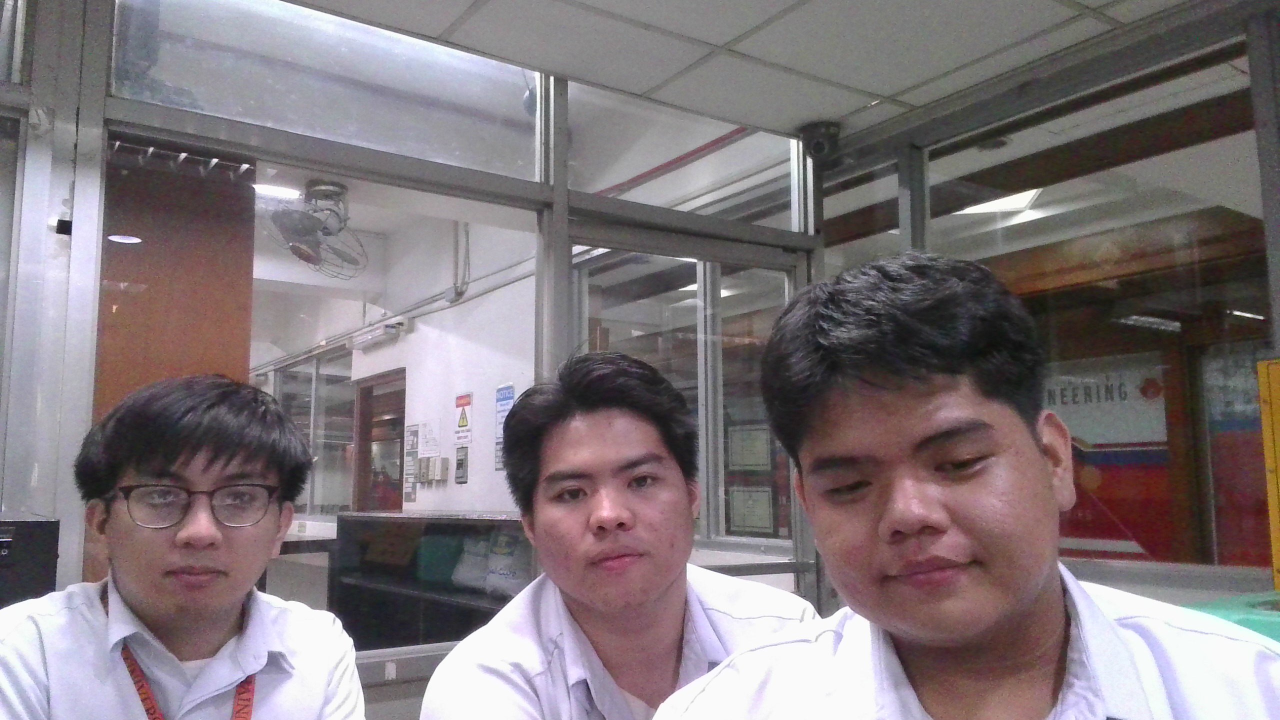
#> input picture MLP Lab 4/HOI.jpg, 2560 x 1440 px, given in place of the camera (shown at 1/2 size)
$ python Lab4Supple.py
#> lines starting #> are read from the running program, lines starting #| are printed output that depends on the picture
#> further down, frame is the input picture: shape (1440, 2560, 3); mean B, G, R 122, 118.1, 127.7
import cv2 as cv
import numpy as np
import matplotlib.pyplot as plt


cap = cv.VideoCapture(0)

if not cap.isOpened():
    print("Cannot open camera")
    exit()

def apply_filters(frame):
    # Resize the frame to a smaller size
    small_frame = cv.resize(frame, (0, 0), fx=0.5, fy=0.5)
    # Sobel XY
    sobelxy = cv.Sobel(small_frame, cv.CV_64F, dx=1, dy=1, ksize=5)
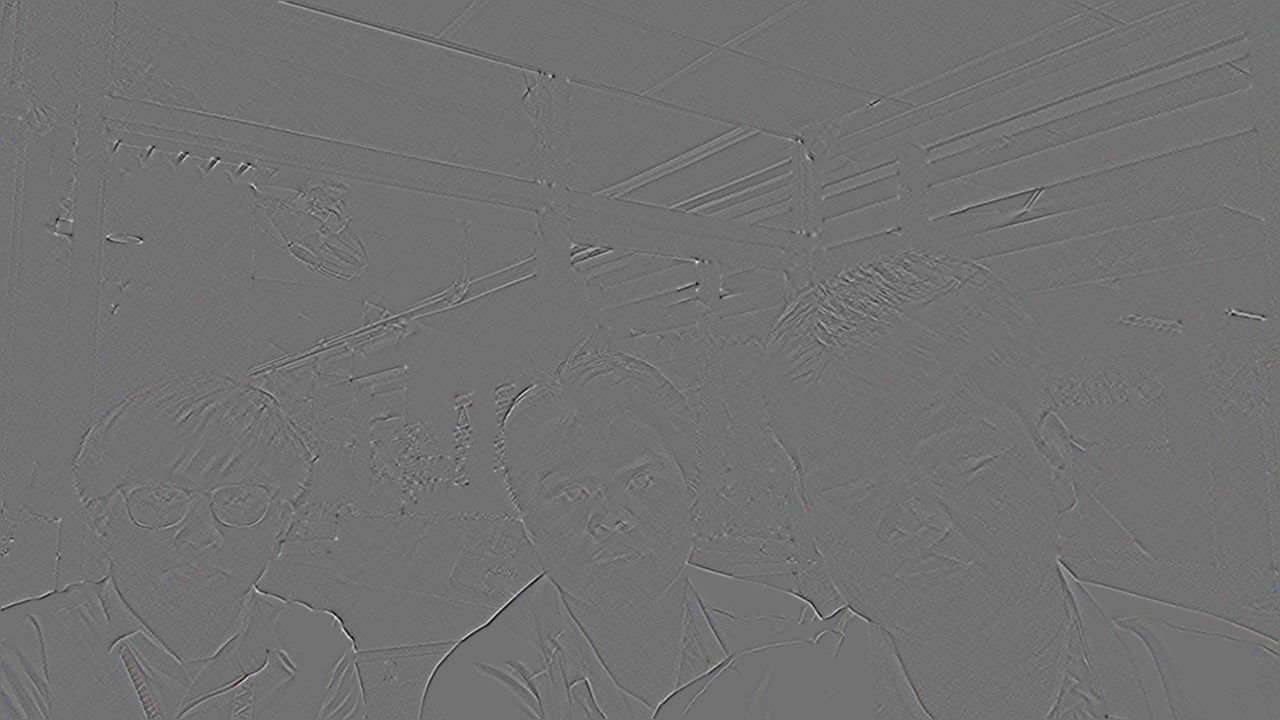
#> sobelxy: shape (720, 1280, 3) float64; mean B, G, R 0, 0, 0; drawn with min black and max white
    filtered_sobelxy = cv.convertScaleAbs(sobelxy)
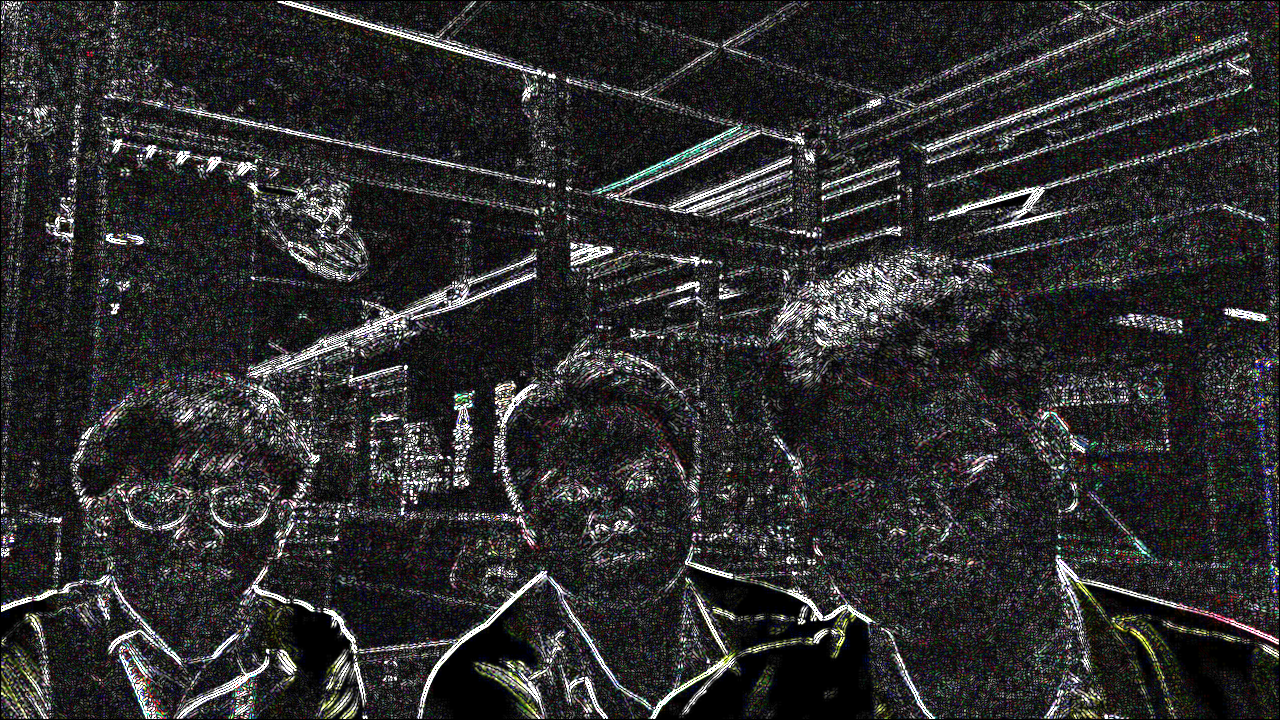
#> filtered_sobelxy: shape (720, 1280, 3); mean B, G, R 46, 45.4, 45.6
    # Canny Edge
    canny = cv.Canny(small_frame, 50, 150)
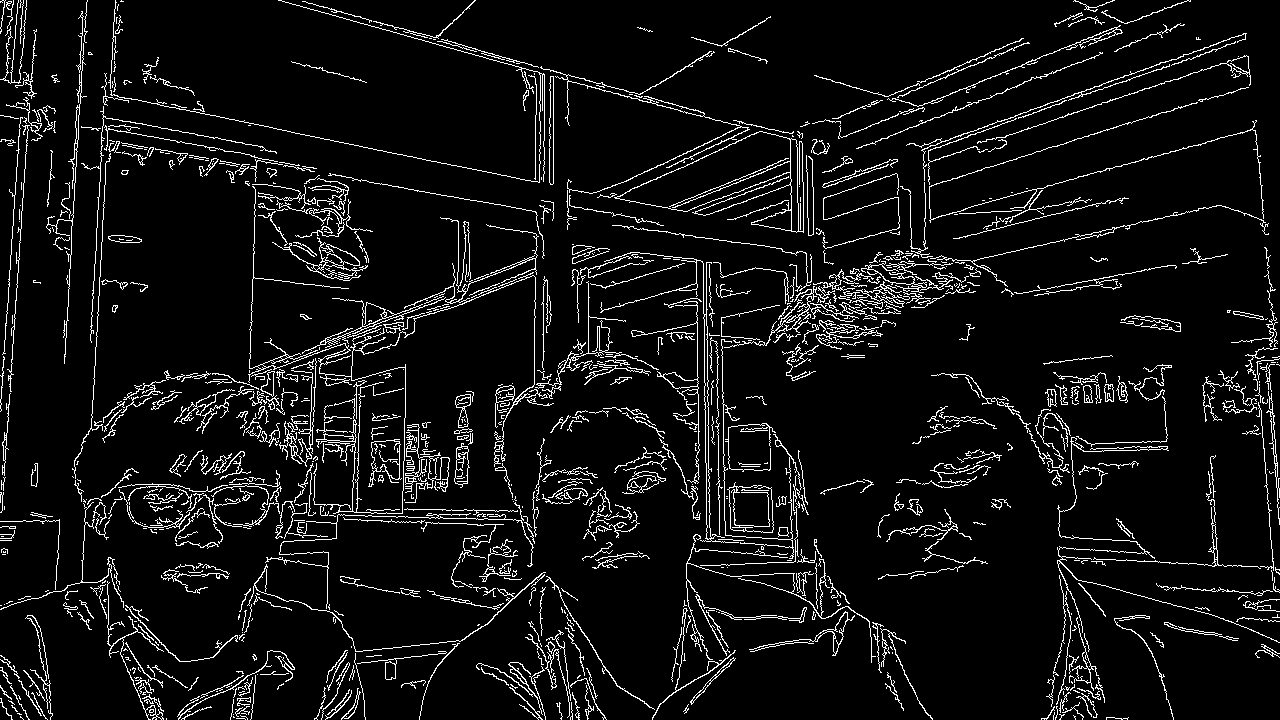
#> canny: shape (720, 1280); 6.8% white in thin lines or dots
    # Laplacian Edge
    laplacian_edges = cv.Laplacian(small_frame, cv.CV_64F)
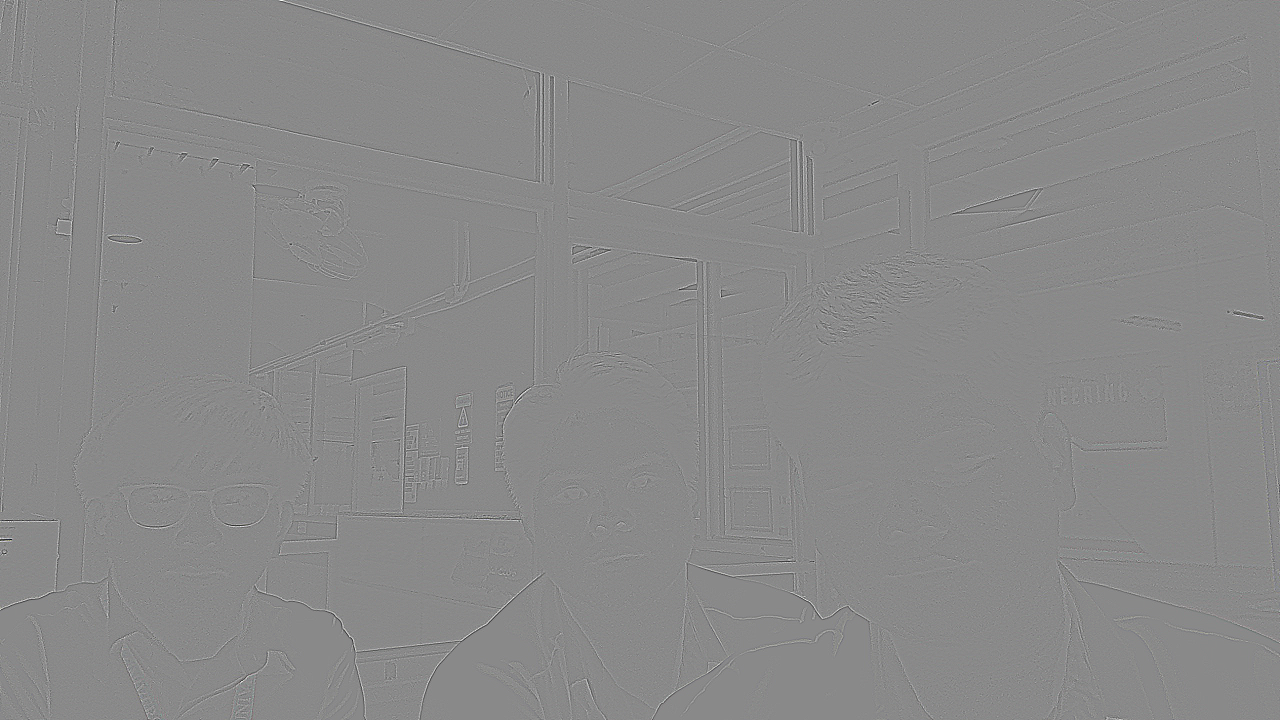
#> laplacian_edges: shape (720, 1280, 3) float64; mean B, G, R 0, 0, 0; drawn with min black and max white
    laplacian_edges = cv.convertScaleAbs(laplacian_edges)

    return small_frame, filtered_sobelxy, canny, laplacian_edges

fig, axes = plt.subplots(2, 2, figsize=(10, 8))

# Function to update the Matplotlib plot with new frames
def update_plot(frame):
    small_frame, filtered_sobelxy, canny, laplacian_edges = apply_filters(frame)

    # Display the frames with appropriate labels
    axes[0, 0].imshow(cv.cvtColor(small_frame, cv.COLOR_BGR2RGB))
    axes[0, 0].set_title('Original')

    axes[0, 1].imshow(filtered_sobelxy, cmap='gray')
    axes[0, 1].set_title('Sobel XY')

    axes[1, 0].imshow(canny, cmap='gray')
    axes[1, 0].set_title('Canny Edges')

    axes[1, 1].imshow(laplacian_edges, cmap='gray')
    axes[1, 1].set_title('Laplacian Edges')

    plt.pause(0.01)  # Pause to update the plot
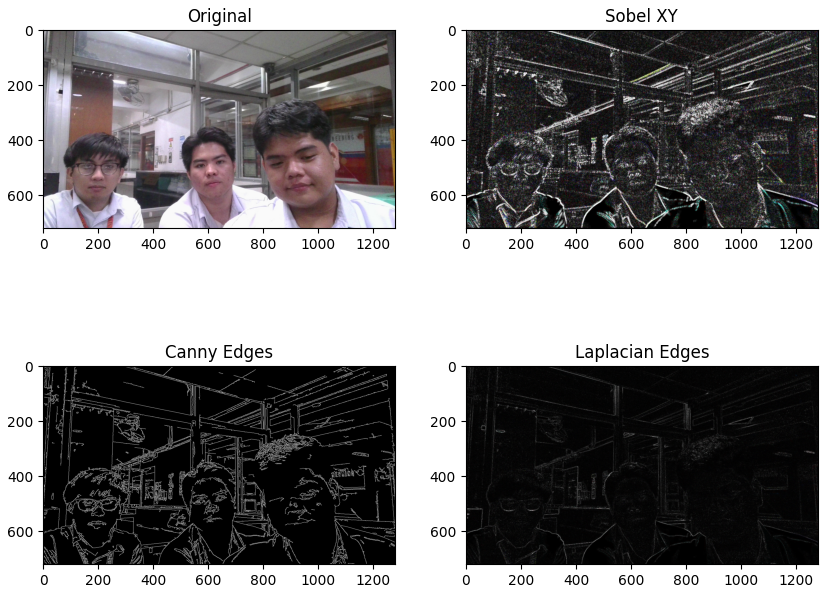
#> figure drawn by matplotlib, 4 panels; B, G, R data is drawn as R, G, B

# Set frames per second (fps) and calculate interval
fps = 30
interval = int(1000 / fps)

# Read and process each frame from the camera
while True:
    ret, frame = cap.read()
    if not ret:
        print("Error: Could not read frame.")
        break

    update_plot(frame)

    # Check for key press to exit the loop
    if cv.waitKey(1) & 0xFF == ord('q'):
#> (key q is pressed here)
        break

# Release the video capture object, close the Matplotlib window, and release the camera
cap.release()
plt.close()
cv.destroyAllWindows()
